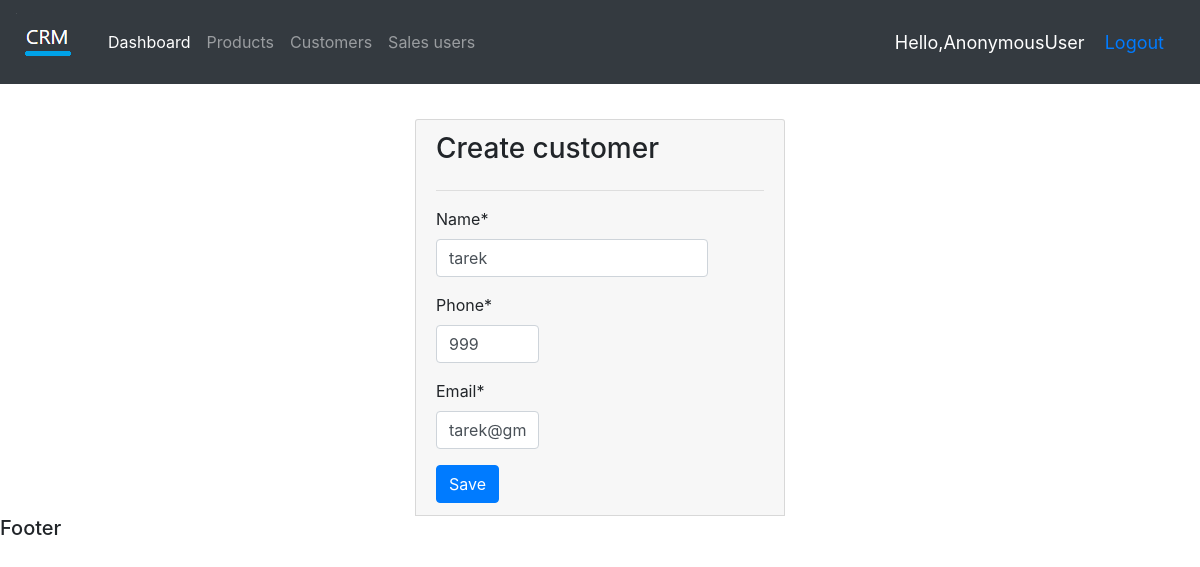
The app's page /update_customer/1, older data.
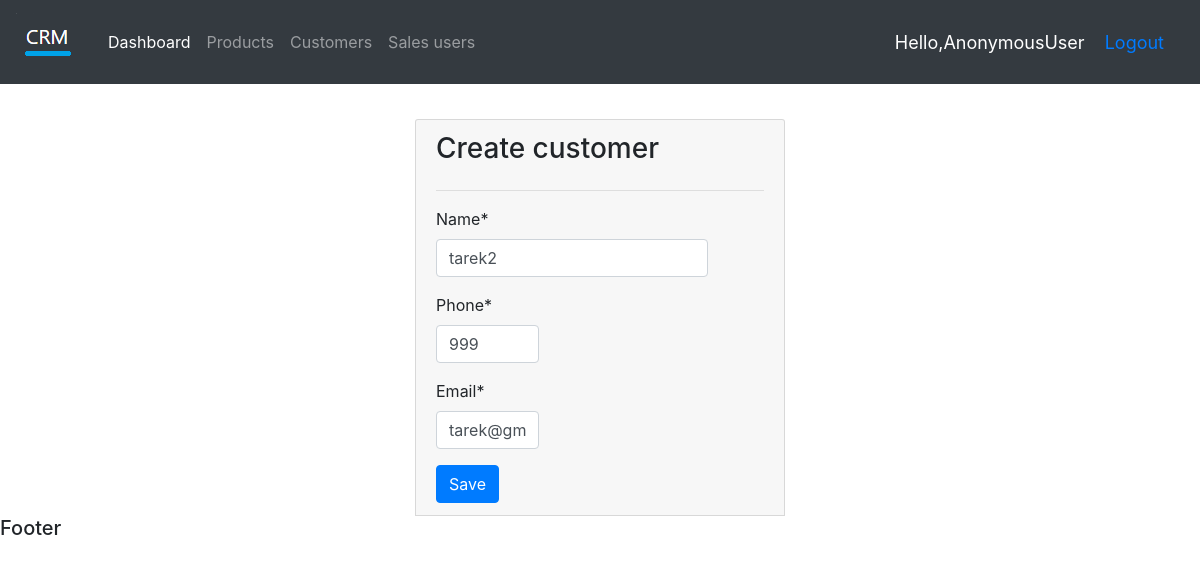
The same page, newer data.
### accounts/models.py (models this page shows, shortened)
class Customer(models.Model):
    name = models.CharField(max_length=200)
    phone = models.CharField(max_length=200)
    email = models.CharField(max_length=200)
    date_created = models.DateTimeField(auto_now_add=True,null=True)

### accounts/views.py (the view)
# urls.py: path('update_customer/<str:customer_id>', views.update_customer,name="update_customer"),
def update_customer(request,customer_id):
    customer=Customer.objects.get(id=customer_id)
    form=CustomerForm(instance=customer)
    if request.method == "POST":
        form=CustomerForm(request.POST,instance=customer)
        if form.is_valid():
            form.save()
            return redirect('list_customer')
    context={'form':form}
    return render(request,'accounts/create_customer.html',context)

### accounts/forms.py
class CustomerForm(ModelForm):
    class Meta:
        model=Customer
        fields='__all__'

### accounts/templates/accounts/create_customer.html (shortened to what this page needs)
{% extends 'accounts/main.html' %}
{% load crispy_forms_tags %}
{% load static %}
{% block content %}
<div class="container col-sm-4" style="margin-top:35px;">
  <div class="card card-header col-md-12">
    <h3>Create customer </h3>
    <hr>
    <form method="post">
      <div class="form-row">
        <div class="form-group col-md-10 mb-0">
          {{ form.name|as_crispy_field }}
        </div>
      </div>
      <div class="form-row">
        <div class="form-group col-md-4 mb-0">
          {{ form.phone|as_crispy_field }}
        </div>
      </div>
      <div class="form-row">
        <div class="form-group col-md-4 mb-0">
          {{ form.email|as_crispy_field }}
        </div>
      </div>
      <button type="submit" class="btn btn-primary">Save</button>
    </form>
  </div>
</div>
{% endblock %}

Row changes from the older to the newer data that the page shows:
changed Customer "tarek@gmail.com": name "tarek" → "tarek2"
